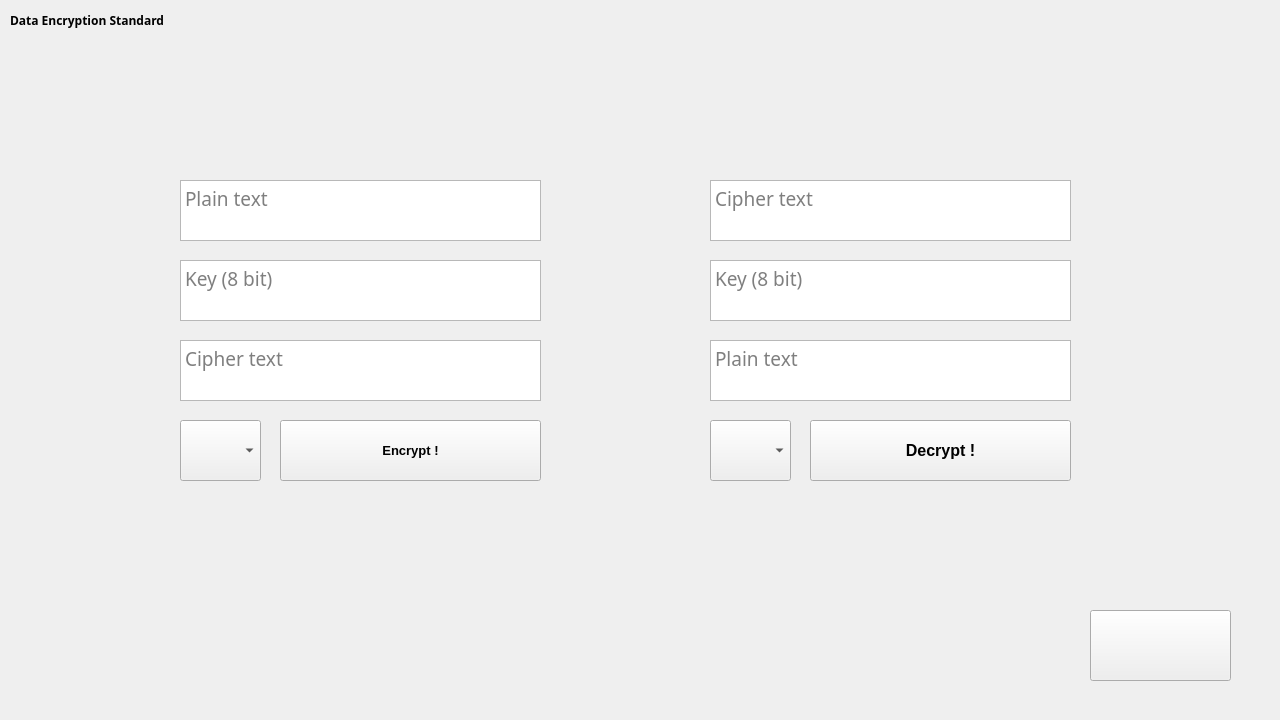
<?xml version="1.0" encoding="UTF-8"?>
<ui version="4.0">
 <class>Frame</class>
 <widget class="QFrame" name="Frame">
  <property name="geometry">
   <rect>
    <x>0</x>
    <y>0</y>
    <width>1280</width>
    <height>720</height>
   </rect>
  </property>
  <property name="minimumSize">
   <size>
    <width>1280</width>
    <height>720</height>
   </size>
  </property>
  <property name="maximumSize">
   <size>
    <width>1280</width>
    <height>720</height>
   </size>
  </property>
  <property name="windowTitle">
   <string>Frame</string>
  </property>
  <widget class="QLabel" name="label_3">
   <property name="geometry">
    <rect>
     <x>0</x>
     <y>0</y>
     <width>1281</width>
     <height>721</height>
    </rect>
   </property>
   <property name="text">
    <string/>
   </property>
   <property name="pixmap">
    <pixmap>../Assets/DES/background DES.jpg</pixmap>
   </property>
   <property name="scaledContents">
    <bool>true</bool>
   </property>
  </widget>
  <widget class="QLabel" name="label_2">
   <property name="geometry">
    <rect>
     <x>10</x>
     <y>10</y>
     <width>271</width>
     <height>21</height>
    </rect>
   </property>
   <property name="font">
    <font>
     <family>8514oem</family>
     <weight>75</weight>
     <bold>true</bold>
    </font>
   </property>
   <property name="text">
    <string>Data Encryption Standard</string>
   </property>
  </widget>
  <widget class="QPushButton" name="pushButton">
   <property name="geometry">
    <rect>
     <x>1090</x>
     <y>610</y>
     <width>141</width>
     <height>71</height>
    </rect>
   </property>
   <property name="text">
    <string/>
   </property>
   <property name="icon">
    <iconset>
     <normaloff>../Assets/DES/back_button.png</normaloff>../Assets/DES/back_button.png</iconset>
   </property>
   <property name="iconSize">
    <size>
     <width>140</width>
     <height>110</height>
    </size>
   </property>
  </widget>
  <widget class="QTextEdit" name="textEdit">
   <property name="geometry">
    <rect>
     <x>180</x>
     <y>180</y>
     <width>361</width>
     <height>61</height>
    </rect>
   </property>
   <property name="font">
    <font>
     <family>Bahnschrift SemiLight SemiConde</family>
     <pointsize>14</pointsize>
    </font>
   </property>
   <property name="placeholderText">
    <string>Plain text</string>
   </property>
  </widget>
  <widget class="QTextEdit" name="textEdit_2">
   <property name="geometry">
    <rect>
     <x>180</x>
     <y>260</y>
     <width>361</width>
     <height>61</height>
    </rect>
   </property>
   <property name="font">
    <font>
     <family>Bahnschrift SemiLight SemiConde</family>
     <pointsize>14</pointsize>
    </font>
   </property>
   <property name="placeholderText">
    <string>Key (8 bit)</string>
   </property>
  </widget>
  <widget class="QTextEdit" name="textEdit_3">
   <property name="geometry">
    <rect>
     <x>180</x>
     <y>340</y>
     <width>361</width>
     <height>61</height>
    </rect>
   </property>
   <property name="font">
    <font>
     <family>Bahnschrift SemiLight SemiConde</family>
     <pointsize>14</pointsize>
    </font>
   </property>
   <property name="readOnly">
    <bool>true</bool>
   </property>
   <property name="placeholderText">
    <string>Cipher text</string>
   </property>
  </widget>
  <widget class="QComboBox" name="comboBox">
   <property name="geometry">
    <rect>
     <x>180</x>
     <y>420</y>
     <width>81</width>
     <height>61</height>
    </rect>
   </property>
   <property name="font">
    <font>
     <family>8514oem</family>
     <pointsize>12</pointsize>
    </font>
   </property>
   <property name="iconSize">
    <size>
     <width>20</width>
     <height>20</height>
    </size>
   </property>
   <property name="placeholderText">
    <string>Block Size</string>
   </property>
   <item>
    <property name="text">
     <string>16</string>
    </property>
   </item>
   <item>
    <property name="text">
     <string>32</string>
    </property>
   </item>
  </widget>
  <widget class="QPushButton" name="pushButton_2">
   <property name="geometry">
    <rect>
     <x>280</x>
     <y>420</y>
     <width>261</width>
     <height>61</height>
    </rect>
   </property>
   <property name="font">
    <font>
     <pointsize>10</pointsize>
     <weight>75</weight>
     <bold>true</bold>
    </font>
   </property>
   <property name="text">
    <string>Encrypt !</string>
   </property>
  </widget>
  <widget class="QTextEdit" name="textEdit_4">
   <property name="geometry">
    <rect>
     <x>710</x>
     <y>340</y>
     <width>361</width>
     <height>61</height>
    </rect>
   </property>
   <property name="font">
    <font>
     <family>Bahnschrift SemiLight SemiConde</family>
     <pointsize>14</pointsize>
    </font>
   </property>
   <property name="readOnly">
    <bool>true</bool>
   </property>
   <property name="placeholderText">
    <string>Plain text</string>
   </property>
  </widget>
  <widget class="QComboBox" name="comboBox_2">
   <property name="geometry">
    <rect>
     <x>710</x>
     <y>420</y>
     <width>81</width>
     <height>61</height>
    </rect>
   </property>
   <property name="font">
    <font>
     <family>8514oem</family>
     <pointsize>12</pointsize>
    </font>
   </property>
   <property name="currentText">
    <string/>
   </property>
   <property name="placeholderText">
    <string>Block Size</string>
   </property>
   <item>
    <property name="text">
     <string>16</string>
    </property>
   </item>
   <item>
    <property name="text">
     <string>32</string>
    </property>
   </item>
  </widget>
  <widget class="QPushButton" name="pushButton_3">
   <property name="geometry">
    <rect>
     <x>810</x>
     <y>420</y>
     <width>261</width>
     <height>61</height>
    </rect>
   </property>
   <property name="font">
    <font>
     <pointsize>12</pointsize>
     <weight>75</weight>
     <bold>true</bold>
    </font>
   </property>
   <property name="text">
    <string>Decrypt !</string>
   </property>
  </widget>
  <widget class="QTextEdit" name="textEdit_5">
   <property name="geometry">
    <rect>
     <x>710</x>
     <y>180</y>
     <width>361</width>
     <height>61</height>
    </rect>
   </property>
   <property name="font">
    <font>
     <family>Bahnschrift SemiLight SemiConde</family>
     <pointsize>14</pointsize>
    </font>
   </property>
   <property name="placeholderText">
    <string>Cipher text</string>
   </property>
  </widget>
  <widget class="QTextEdit" name="textEdit_6">
   <property name="geometry">
    <rect>
     <x>710</x>
     <y>260</y>
     <width>361</width>
     <height>61</height>
    </rect>
   </property>
   <property name="font">
    <font>
     <family>Bahnschrift SemiLight SemiConde</family>
     <pointsize>14</pointsize>
    </font>
   </property>
   <property name="placeholderText">
    <string>Key (8 bit)</string>
   </property>
  </widget>
 </widget>
 <resources/>
 <connections/>
</ui>
